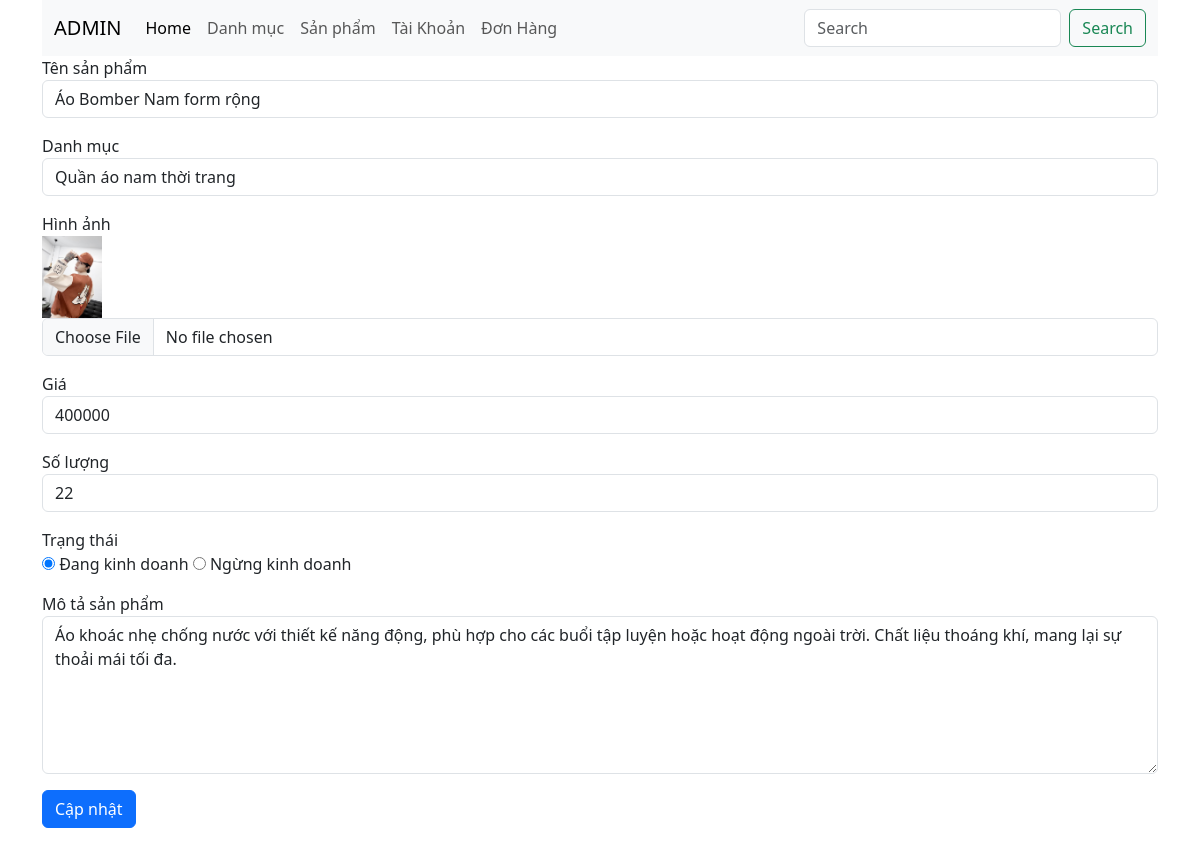
Page /admin/?ctl=editsp&id=5 on the committed database.
### tables this page shows
CREATE TABLE `products` (
  `id` int NOT NULL,
  `name` varchar(255) NOT NULL,
  `image` varchar(255) NOT NULL,
  `price` bigint NOT NULL,
  `quantity` int NOT NULL,
  `description` text NOT NULL,
  `status` tinyint NOT NULL DEFAULT '1',
  `category_id` int NOT NULL
);

CREATE TABLE `categories` (
  `id` int NOT NULL,
  `cate_name` varchar(255) NOT NULL,
  `type` tinyint(1) NOT NULL,
  `soft_delete` tinyint(1) NOT NULL DEFAULT '0'
);

### common/function.php (called while the page is built, shortened)
<?php
function view($view, $data = [])
{
    extract($data);
    $view = str_replace('.', '/', $view);
    include_once ROOT_DIR . "views/$view.php";
}

### controllers/admin/AdminProductController.php (called while the page is built, shortened)
<?php
class AdminProductController
{
    public function edit()
    {
        $id = $_GET['id'];
        $product = (new Product)->find($id);
        $categories = (new Category)->list();
        return view('admin.products.edit', compact('product', 'categories'));
    }
}

### admin/index.php (called while the page is built, shortened)
<?php
require_once __DIR__ . "/../common/function.php";
require_once __DIR__ . "/../models/BaseModel.php";
require_once __DIR__ . "/../models/Category.php";
require_once __DIR__ . "/../models/Product.php";
require_once __DIR__ . "/../controllers/admin/AdminProductController.php";
$ctl = $_GET['ctl'] ?? "";
match ($ctl) {
    "" => view("admin.dashboard"),
    "listsp" => (new AdminProductController)->index(),
    'addsp' => (new AdminProductController)->create(),
    'storesp' => (new AdminProductController)->store(),
    'editsp' => (new AdminProductController)->edit(),
    'updatesp' => (new AdminProductController)->update(),
    'deletesp' => (new AdminProductController)->delete(),
    'listdm' => (new AdminCategoryController)->index(),
    'adddm' => (new AdminCategoryController)->add(),
    'storedm' => (new AdminCategoryController)->store(),
    'editdm' => (new AdminCategoryController)->edit(),
    'updatedm' => (new AdminCategoryController)->update(),
    'deletedm' => (new AdminCategoryController)->delete(),
    'listuser' => (new AuthController)->index(),
    'updateuser' => (new AuthController)->updateActive(),
    default => view('404.404'),
    'list-order' => (new OrderController)->index(),
    'detail-order'=> (new OrderController)->showOrder(),
};

### models/BaseModel.php (called while the page is built, shortened)
<?php
class BaseModel
{
    public function __construct()
    {
        try {
            $this->conn = new PDO("mysql:host=localhost; dbname=N6; charset=utf8", "root", "");
        } catch (PDOException $e) {
            echo "Lỗi kết nối cơ sở dữ liệu: " . $e->getMessage();
        }
    }
}

### models/Product.php (called while the page is built, shortened)
<?php
class Product extends BaseModel
{
    public function find($id)
    {
        $sql = "SELECT * FROM products WHERE id=:id";
        $stmt = $this->conn->prepare($sql);
        $stmt->execute(['id' => $id]);
        return $stmt->fetch(PDO::FETCH_ASSOC);
    }
}

### models/Category.php (called while the page is built, shortened)
<?php
class Category extends BaseModel
{
    public function list()
    {
        $sql = "SELECT * FROM categories WHERE soft_delete=0";
        $stmt = $this->conn->prepare($sql);
        $stmt->execute();
        $categories = $stmt->fetchAll(PDO::FETCH_ASSOC);
        return $categories;
    }
}

### views/admin/products/edit.php (the view, shortened to what this page needs)
<?php include_once ROOT_DIR . "views/admin/header.php" ?>
<div>
    <form action="<?= ADMIN_URL . '?ctl=updatesp' ?>" method="post" enctype="multipart/form-data">
        <div class="mb-3">
            <label for="">Tên sản phẩm</label>
            <input type="text" name="name" value="<?= $product['name'] ?>" class="form-control">
        </div>
        <div class="mb-3">
            <label for="">Danh mục</label>
            <select name="category_id" id="" class="form-control">
                <?php foreach ($categories as $cate): ?>
                    <option value="<?= $cate['id'] ?>"
                        <?= ($product['category_id'] == $cate['id']) ? 'selected' : '' ?>>
                        <?= $cate['cate_name'] ?>
                    </option>
                <?php endforeach ?>
            </select>
        </div>
        <div class="mb-3">
            <label for="">Hình ảnh</label> <br>
            <img src="<?= ROOT_URL . 'images/' . $product['image'] ?>" width="60" alt="">
            <input type="file" name="image" id="" class="form-control">
        </div>
        <div class="mb-3">
            <label for="">Giá</label>
            <input type="number" name="price" value="<?= $product['price'] ?>" class="form-control">
        </div>
        <div class="mb-3">
            <label for="">Số lượng</label>
            <input type="number" name="quantity" value="<?= $product['quantity'] ?>" class="form-control">
        </div>
        <div class="mb-3">
            <label for="">Trạng thái</label> <br>
            <input type="radio" name="status" value="1" <?= $product['status'] ? 'checked' : '' ?> id=""> Đang kinh doanh
            <input type="radio" name="status" value="0" <?= $product['status'] == 0 ? 'checked' : '' ?>> Ngừng kinh doanh
        </div>
        <div class="mb-3">
            <label for="">Mô tả sản phẩm</label>
            <textarea name="description" class="form-control" rows="6"><?= $product['description'] ?></textarea>
        </div>
        <div class="mb-3">
            <button type="submit" class="btn btn-primary">Cập nhật</button>
        </div>
    </form>
</div>
<?php include_once ROOT_DIR . "views/admin/footer.php" ?>

### rows in the picture
products: name "Áo Bomber Nam form rộng", category_id "Quần áo nam thời trang", image (picture), price "400000", quantity "22", status "☑", description "Áo khoác nhẹ chống nước với thiết kế năng động, phù hợp cho các buổi tập luyện hoặc hoạt động ngoài trời. Chất liệu thoáng khí, mang lại sự thoải mái tối đa."
